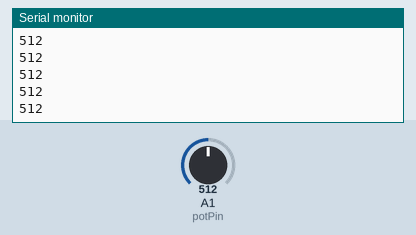
Recording of a sketch running on a simulated Arduino Uno, built with avr-gcc and run on an emulated ATmega328P. On the bench: the last lines printed to the serial monitor. Inputs (shaded band) come from the test bench; at power-on: A1 (potPin) = 512.

Above: at 1.2 s.
1.3 s: A1 (potPin) set to 716
At 1.56 s:
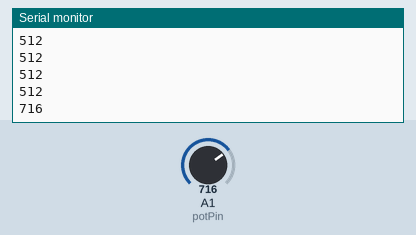
2.8 s: A1 (potPin) set to 900
At 2.96 s:
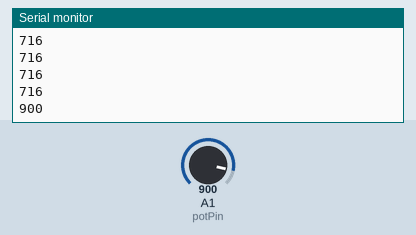
Timing chart, 0 to 5.8 s (numbered marks = the images above; inputs shaded):
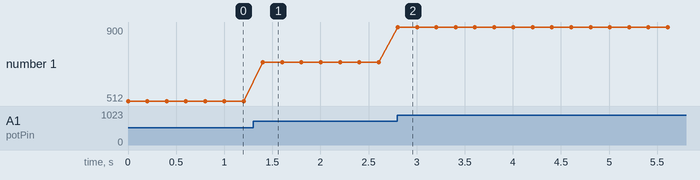

The sketch:

potentiometerExample.ino
```cpp
//POT

//POT PROBLEM ONE
/*
1. ADC Pot read is too jumpy

2. Pot doesn't respond full term


*/
const int potPin =1;


void setup() {
  // put your setup code here, to run once:
  Serial.begin(115200);

}

void loop() {
  // put your main code here, to run repeatedly:
  int adcVal = analogRead(potPin);
  Serial.println(adcVal);
  delay(200);

}
```

Measured:
- after the input at 1.3 s, the serial monitor: prints a new line after 0.10 s (image 1)
- after the input at 2.8 s, the serial monitor: prints a new line at once (image 2)
- plotted number 1: 512 → 716 after the input at 1.3 s, 716 → 900 after the input at 2.8 s
